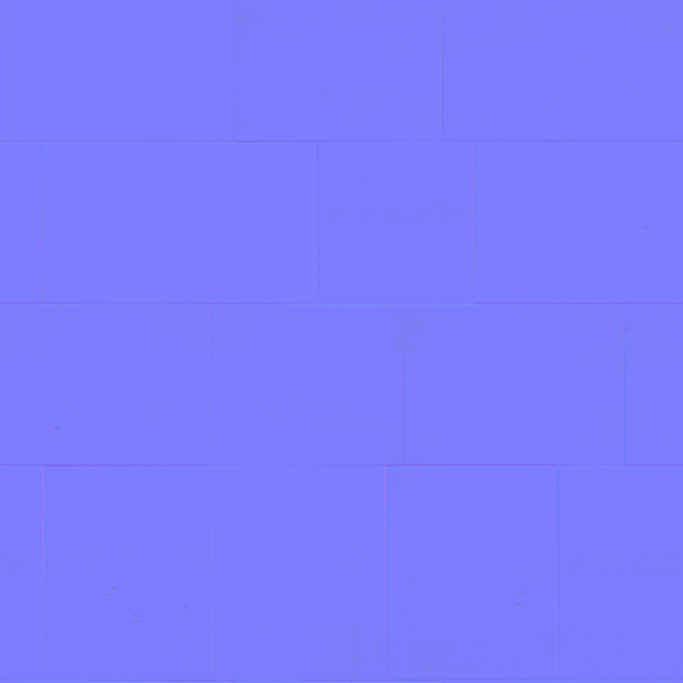
#> input picture references/polyhaven/marble_01/nor_gl.png, 2048 x 2048 px, given in place of diff.png, which was not available (shown at 1/3 size)
$ python make_hero_materials.py
#> lines starting #> are read from the running program, lines starting #| are printed output that depends on the picture; pictures that were not available may be replaced by others from this repository, and a replacement may not be noted
"""Production surface preparation from credited CC0 scan maps.
Plaster retained at its authored scale; a joint-free marble sample is used as
microstructure for painted marble and worn limestone. These are material studies,
not claimed to be scans of Kalmar Cathedral itself.
"""
from pathlib import Path
from PIL import Image
import numpy as np,json
from scipy.ndimage import gaussian_filter
R=Path(__file__).resolve().parents[1];OUT=R/'exports/textures';N=2048

def read(asset,channel,crop=None):
#> called with asset = 'white_plaster_02', channel = 'diff'
 im=Image.open(R/'references/polyhaven'/asset/(channel+'.png')).convert('RGB')
#> im is the input picture: PIL image 2048x2048 RGB; mean R, G, B 124.7, 124.6, 253.5
 if crop:
  w,h=im.size;im=im.crop(tuple(int(v*q) for v,q in zip(crop,[w,h,w,h])))
 return np.asarray(im.resize((N,N),Image.Resampling.LANCZOS),dtype=np.float32)/255

def linear(c):return np.where(c<=.04045,c/12.92,((c+.055)/1.055)**2.4)
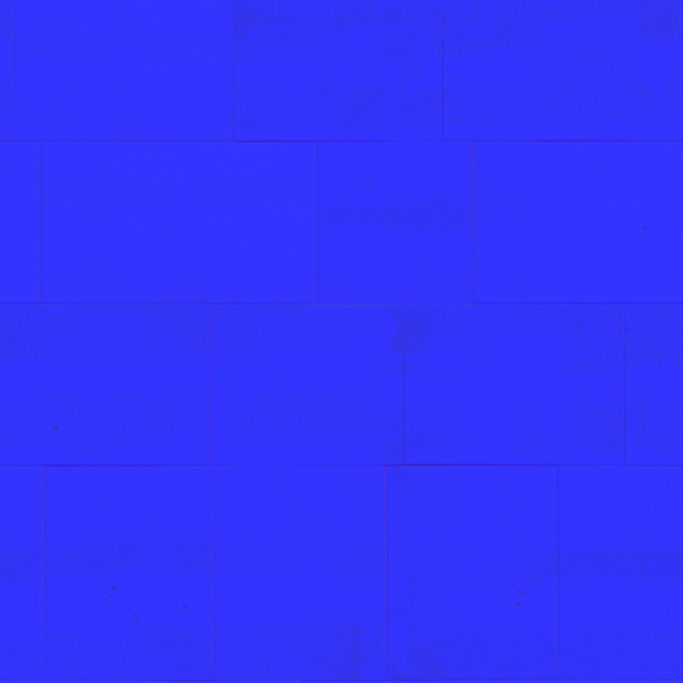
#> returned value: shape (2048, 2048, 3) float32 (shown at 1/3 size); mean of channels 0, 1, 2 0.198, 0.199, 0.996; drawn as R, G, B
def srgb(c):return np.where(c<=.0031308,c*12.92,1.055*np.maximum(c,0)**(1/2.4)-.055)
def periodic(a):
 # Mirror a scan sample in both directions to avoid visible boundary discontinuities.
 small=np.asarray(Image.fromarray(np.uint8(np.clip(a,0,1)*255)).resize((N//2,N//2),Image.Resampling.LANCZOS),dtype=np.float32)/255
 return np.concatenate([np.concatenate([small,small[:,::-1]],axis=1),np.concatenate([small[::-1],small[::-1,::-1]],axis=1)],axis=0)
def out(name,col,norm,rough):
 strength={'ChurchLime':.35,'ChurchOchre':.5,'ChurchMarble':.18,'ChurchFloor':.45,'ChurchFloorB':.45}.get(name,1)
 v=norm*2-1;v[:,:,:2]*=strength;v/=np.maximum(np.linalg.norm(v,axis=2,keepdims=True),1e-6);norm=v*.5+.5
 for suffix,data in [('BaseColor',srgb(col)),('Normal',norm),('Roughness',rough)]:
  Image.fromarray(np.uint8(np.clip(data,0,1)*255)).save(OUT/f'T_{name}_{suffix}.png')
# Use source scans with a neutral paint tint. Preserve color mottling, reduce the
# overly strong photographic exposure variation before adding physically small normals.
base=linear(read('white_plaster_02','diff'));lum=base.mean(2);variation=np.clip(lum/(np.median(lum)+1e-6),.78,1.15)
#> after `variation = np.clip(lum / (np.median(lum) + 1e-06), 0.78, 1.15)`:
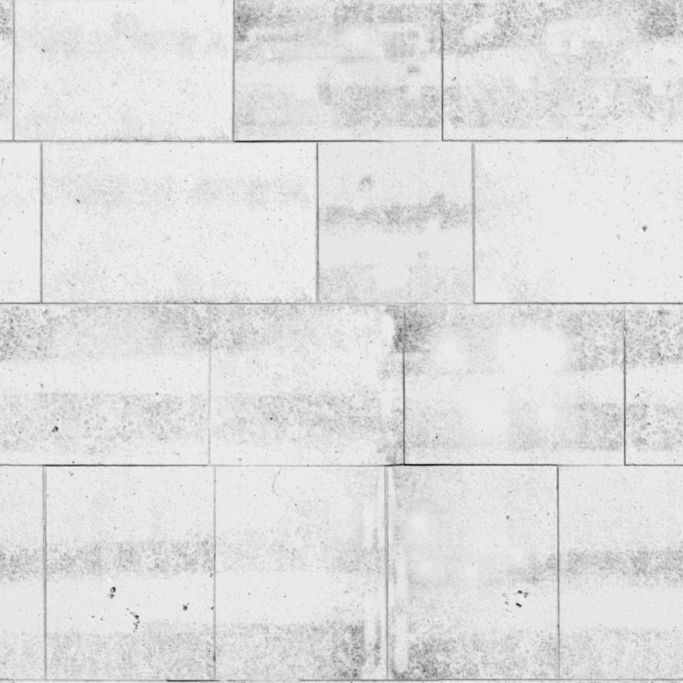
#> variation: shape (2048, 2048) float32 (shown at 1/3 size); min 0.796, max 1.02, mean 0.996; drawn with min black and max white
norm=read('white_plaster_02','nor_gl');rough=read('white_plaster_02','rough').mean(2)
for name,col in [('ChurchLime',(.64,.624,.574)),('ChurchOchre',(.57,.30,.109))]:
 out(name,variation[:,:,None]**.55*np.array(col),norm,.74+.16*rough)
#> this loop made 2 passes
#> pass 1, in out, `v /= np.maximum(np.linalg.norm(v, axis=2, keepdims=True), 1e-06)`:
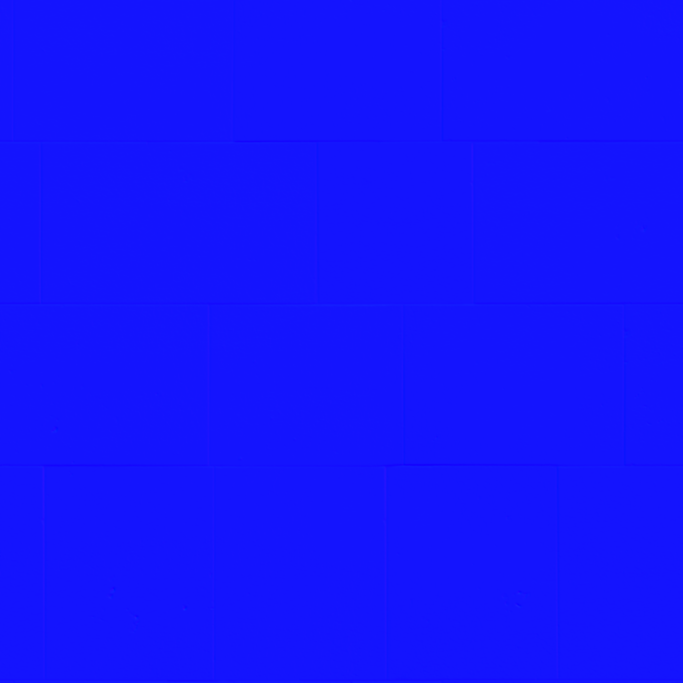
#> v: shape (2048, 2048, 3) float32 (shown at 1/3 size); mean of channels 0, 1, 2 -0.00809, -0.0082, 1; drawn with min black and max white
#> pass 1, in out, `Image.fromarray(np.uint8(np.clip(data,0,1)*255)).save(OUT/f'T_{name}_{..`:
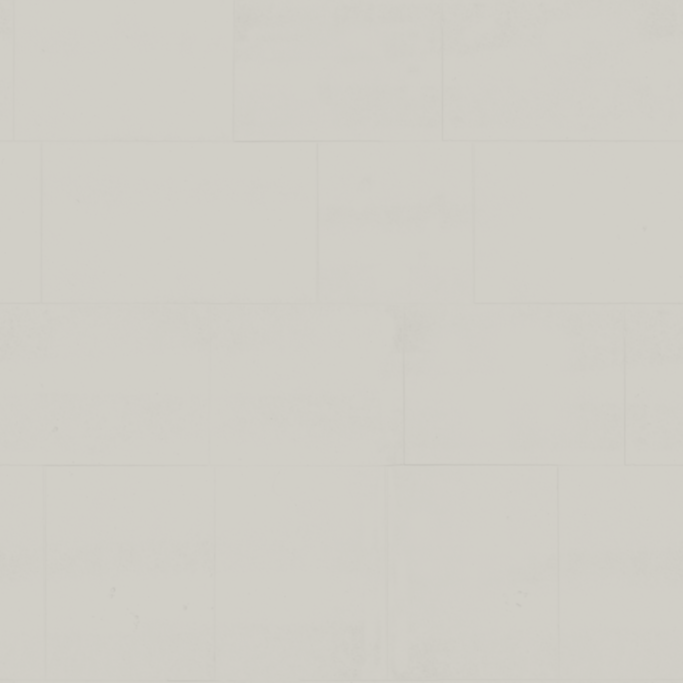
#> saved as T_ChurchLime_BaseColor.png: PIL image 2048x2048 RGB (shown at 1/3 size); mean R, G, B 208.6, 206.4, 198.7
# Crop inside a single slab; no tile joints may appear on column shafts.
crop=(.35,.30,.63,.63)
diff=periodic(read('marble_01','diff',crop));lin=linear(diff);lum=lin.mean(2);broad=gaussian_filter(lum,36,mode='wrap');detail=lum-broad
#> (the run stopped early here; a loop or call above may not have finished)
